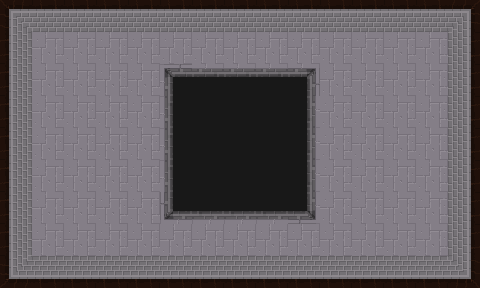

Below is a game level as drawn by its tile map, then a one-line description and the .tmx file that defines it, in full:
An orthogonal 15x9 tile map with 32x32 px tiles, 2 tile layers (ground, obstacles) and 13 objects.

<map version="1.5" tiledversion="1.5.0" orientation="orthogonal" renderorder="right-down" width="15" height="9" tilewidth="32" tileheight="32" infinite="0" nextlayerid="10" nextobjectid="66">
 <tileset firstgid="1" source="room2.tsx" />
 <layer id="1" name="ground" width="15" height="9">
  <data encoding="csv">
23,22,22,22,22,22,22,22,22,22,22,22,22,22,2684354583,
1610612758,19,19,19,19,19,19,19,19,19,19,19,19,19,2684354582,
1610612758,19,19,19,19,19,19,19,19,19,19,19,19,19,2684354582,
1610612758,19,19,19,19,19,19,19,19,19,19,19,19,19,2684354582,
1610612758,19,19,19,19,19,19,19,19,19,19,19,19,19,2684354582,
1610612758,19,19,19,19,19,19,19,19,19,19,19,19,19,2684354582,
1610612758,19,19,19,19,19,19,19,19,19,19,19,19,19,2684354582,
1610612758,19,19,19,19,19,19,19,19,19,19,19,19,19,2684354582,
1610612759,3221225494,3221225494,3221225494,3221225494,3221225494,3221225494,3221225494,3221225494,3221225494,3221225494,3221225494,3221225494,3221225494,3221225495
</data>
 </layer>
 <objectgroup id="5" name="doors-UP">
  <object id="36" x="224" y="0" width="32" height="32" />
 </objectgroup>
 <objectgroup id="6" name="doors-RIGHT">
  <object id="37" x="448" y="128" width="32" height="32" />
 </objectgroup>
 <objectgroup id="7" name="doors-LEFT">
  <object id="39" x="0" y="128" width="32" height="32" />
 </objectgroup>
 <objectgroup id="8" name="doors-DOWN">
  <object id="40" x="224" y="256" width="32" height="32" />
 </objectgroup>
 <layer id="3" name="obstacles" width="15" height="9">
  <data encoding="csv">
0,0,0,0,0,0,0,0,0,0,0,0,0,0,0,
0,0,0,0,0,0,0,0,0,0,0,0,0,0,0,
0,0,0,0,0,1610612761,26,26,26,25,0,0,0,0,0,
0,0,0,0,0,1610612762,24,24,24,2684354586,0,0,0,0,0,
0,19,19,19,19,1610612762,24,24,24,2684354586,0,0,0,0,0,
0,0,0,0,0,1610612762,24,24,24,2684354586,0,0,0,0,0,
0,0,0,0,0,3221225497,3221225498,3221225498,3221225498,2684354585,0,0,0,0,0,
0,0,0,0,0,0,0,0,0,0,0,0,0,0,0,
0,0,0,0,0,0,0,0,0,0,0,0,0,0,0
</data>
 </layer>
 <objectgroup id="4" name="border">
  <object id="3" x="0" y="0" width="224" height="32" />
  <object id="4" x="448" y="0" width="32" height="128" />
  <object id="24" x="256" y="0" width="224" height="32" />
  <object id="25" x="448" y="160" width="32" height="128" />
  <object id="26" x="0" y="256" width="224" height="32" />
  <object id="27" x="256" y="256" width="224" height="32" />
  <object id="28" x="0" y="0" width="32" height="128" />
  <object id="29" x="0" y="160" width="32" height="128" />
  <object id="65" x="166.568" y="70.1818" width="146.727" height="146.955" />
 </objectgroup>
 <objectgroup id="9" name="fire" />
</map>
